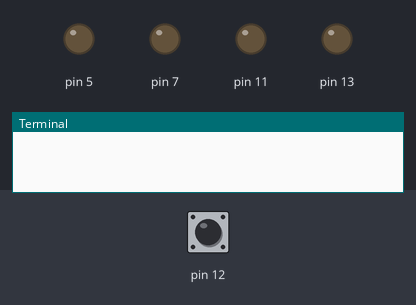
This program was run on a simulated Raspberry Pi (header pin numbers). Shown: output pins drawn as LEDs (lit = HIGH), the last lines printed to the terminal. The inputs (shaded band) are chosen by the test bench; at power-on: pin 12 HIGH.

Above: at 1.2 s.
1.3 s: pin 12 pulled LOW for 0.15 s
At 1.7 s:
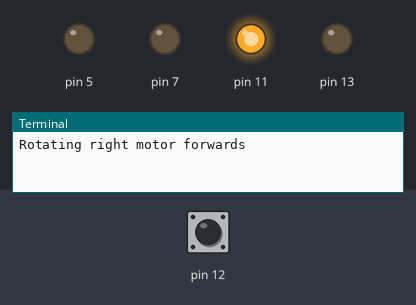
At 6.0 s:
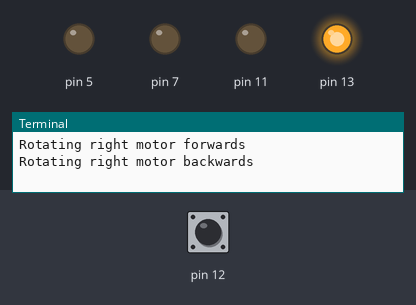
Timing chart, 0 to 18.9 s (numbered marks = the images above; inputs shaded):
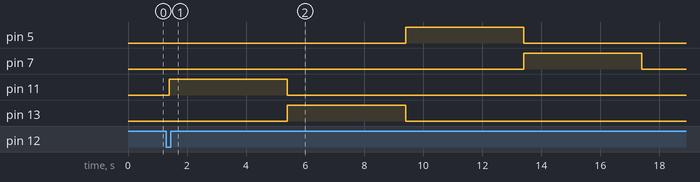

The program:

motortest.py
```python
import RPi.GPIO as GPIO
import time
GPIO.setmode(GPIO.BOARD)
GPIO.setup(5,GPIO.OUT)   #Left motor input A
GPIO.setup(7,GPIO.OUT)   #Left motor input B
GPIO.setup(11,GPIO.OUT)  #Right motor input A
GPIO.setup(13,GPIO.OUT)  #Right motor input B
GPIO.setup(12,GPIO.IN, pull_up_down=GPIO.PUD_UP) #button
GPIO.setwarnings(False)

a = False

while True:

    if GPIO.input(12) == False:
        a = True
        time.sleep(0.1)
    else:
        GPIO.output(5, 0)
        GPIO.output(7, 0)
        GPIO.output(11, 0)
        GPIO.output(13, 0)
        time.sleep(0.1)

    while(a):
            print "Rotating right motor forwards"
            GPIO.output(5,0)
            GPIO.output(7,0)
            GPIO.output(11,1)
            GPIO.output(13,0)
            time.sleep(4)     #One second delay

            print "Rotating right motor backwards"
            GPIO.output(5,0)
            GPIO.output(7,0)
            GPIO.output(11,0)
            GPIO.output(13,1)
            time.sleep(4)

            print "Rotating left motor forwards"
            GPIO.output(5, 1)
            GPIO.output(7, 0)
            GPIO.output(11, 0)
            GPIO.output(13, 0)
            time.sleep(4)

            print "Rotating left motor backwards"
            GPIO.output(5, 0)
            GPIO.output(7, 1)
            GPIO.output(11, 0)
            GPIO.output(13, 0)
            time.sleep(4)

            print "sleep"
            GPIO.output(5, 0)
            GPIO.output(7, 0)
            GPIO.output(11, 0)
            GPIO.output(13, 0)
            time.sleep(4)
```

Measured:
- after the input at 1.3 s, pin 5: LOW → HIGH after 8.1 s, → LOW 4.0 s later; pin 7: LOW → HIGH after 12.1 s, → LOW 4.0 s later; pin 11: LOW → HIGH after 0.10 s, → LOW 4.0 s later; pin 13: LOW → HIGH after 4.1 s, → LOW 4.0 s later
